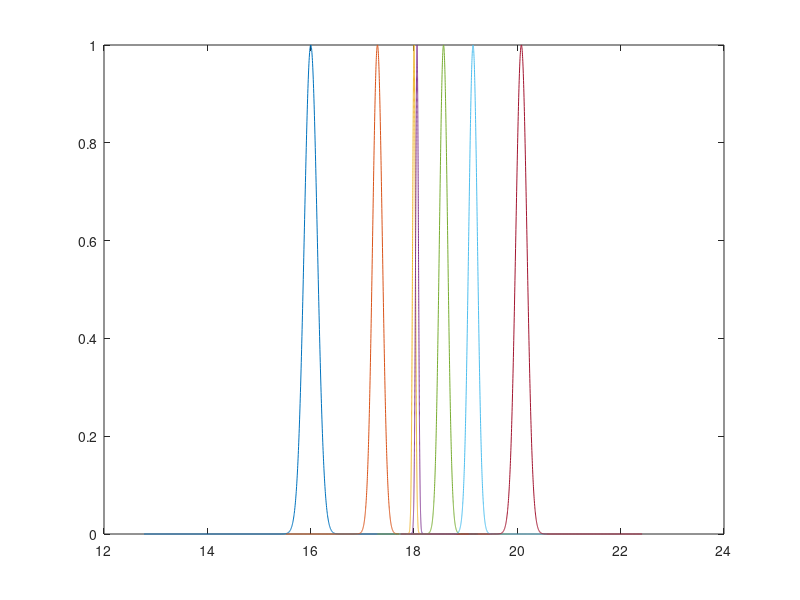

The MATLAB script that drew this image:
clear all
clc

%% lebal 1
centriod = 16.00175291
;
width = 0.032270364
;
s = 100* width;

x = -s+centriod : width* 10^-1 : s+centriod;
y = exp( - (x - centriod).^2 / width);

%% lebal 2
centriod = 17.29256749
;
width = 0.017685813
;
s = 100* width;

x2 = -s+centriod : width* 10^-1 : s+centriod;
y2 = exp( - (x2 - centriod).^2 / width);

%% lebal 3
centriod = 18
;
width = 0.001472267
;
s = 100* width;

x3 = -s+centriod : width* 10^-1 : s+centriod;
y3 = exp( - (x3 - centriod).^2 / width);

%% lebal 4
centriod = 18.05889069
;
width = 0.001472267
;
s = 100* width;

x4 = -s+centriod : width* 10^-1 : s+centriod;
y4 = exp( - (x4 - centriod).^2 / width);

%% lebal 5
centriod = 18.57142857
;
width = 0.012813447
;
s = 100* width;

x5 = -s+centriod : width* 10^-1 : s+centriod;
y5 = exp( - (x5 - centriod).^2 / width);

%% lebal 6
centriod = 19.14285714
;
width = 0.014285714
;
s = 100* width;

x6 = -s+centriod : width* 10^-1 : s+centriod;
y6 = exp( - (x6 - centriod).^2 / width);

%% lebal 7
centriod = 20.07776353
;
width = 0.02337266
;
s = 100* width;

x7 = -s+centriod : width* 10^-1 : s+centriod;
y7 = exp( - (x7 - centriod).^2 / width);



%%
plot(x,y,x2,y2, x3, y3, x4, y4, x5, y5, x6, y6, x7, y7)